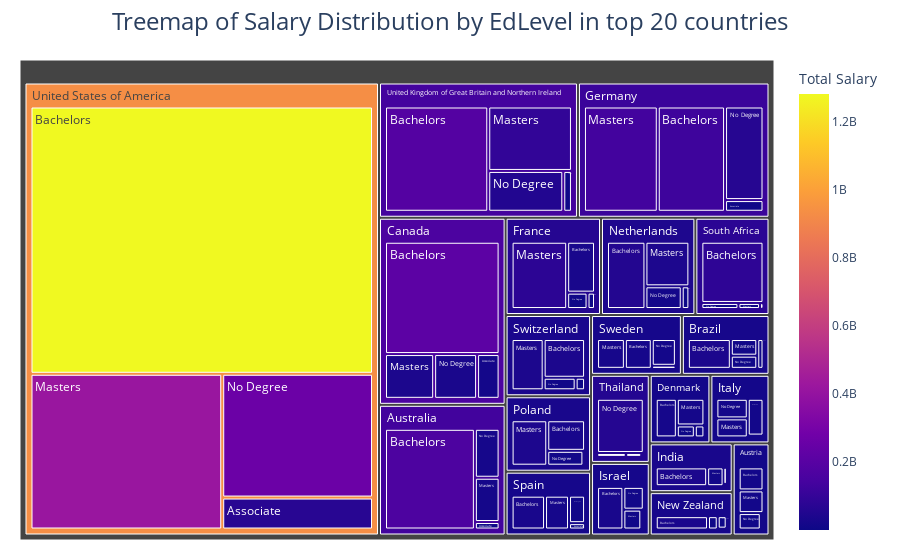

The code cell stored with this chart in its notebook:
### Code cell
plot_salary_treemap(df2023, 'EdLevel')

### Figure 1 — Plotly figure (JSON) as saved in the notebook; plotly's stock layout.template omitted (floating-point values rounded to 4 significant figures)
{"data": [{"branchvalues": "total", "customdata": [[3345496], [1260846], [5435515], [16747772], [3205711], [2554147], [7791030], [219339], [1315281], [804632], [3632888], [375140], [606403], [455916], [2824551], [2146314], [2744318], [219113], [6112578], [67471223], [163945469], [15884686], [37587459], [213924840], [22762511], [29618694], [122677284], [37014370], [30346899], [16308762], [54091196], [33447931], [28170046], [82901827], [31365779], [23405594], [37373082], [2717165], [187798959], [1282150415], [19833068], [15641876], [12955186], [36572932], [20559245], [78098900], [134570769], [11828413], [9633405], [16795294], [40958555], [6231189], [39545709], [2850772], [22487069], [24232738], [38310295], [1453631], [93197815], [418100000.0], [21915910], [10063942], [10231550], [31952162], [6020366], [6975174], [62317109], [2021743], [12554680], [17293722], [17262356], [5352547], [13126607], [4888602], [12215618], [18858759], [9322848], [60925413], [52932736], [261338708], [132800000.0], [14000000.0], [25900000.0], [161800000.0], [18790000.0], [59970000.0], [113300000.0], [29640000.0], [21780000.0], [16560000.0], [42390000.0], [26130000.0], [31060000.0], [75800000.0], [23900000.0], [21780000.0], [33720000.0], [56980000.0], [137600000.0], [932200000.0]], "domain": {"x": [0, 1], "y": [0, 1]}, "hovertemplate": "labels=%{label}<br>SalaryUSD_sum=%{value}<br>parent=%{parent}<br>id=%{id}<br>Total Salary=%{color}<extra></extra>", "ids": ["Australia/Associate", "Austria/Associate", "Brazil/Associate", "Canada/Associate", "Denmark/Associate", "France/Associate", "Germany/Associate", "India/Associate", "Israel/Associate", "Italy/Associate", "Netherlands/Associate", "New Zealand/Associate", "Poland/Associate", "South Africa/Associate", "Spain/Associate", "Sweden/Associate", "Switzerland/Associate", "Thailand/Associate", "United Kingdom of Great Britain and Northern Ireland/Associate", "United States of America/Associate", "Australia/Bachelors", "Austria/Bachelors", "Brazil/Bachelors", "Canada/Bachelors", "Denmark/Bachelors", "France/Bachelors", "Germany/Bachelors", "India/Bachelors", "Israel/Bachelors", "Italy/Bachelors", "Netherlands/Bachelors", "New Zealand/Bachelors", "Poland/Bachelors", "South Africa/Bachelors", "Spain/Bachelors", "Sweden/Bachelors", "Switzerland/Bachelors", "Thailand/Bachelors", "United Kingdom of Great Britain and Northern Ireland/Bachelors", "United States of America/Bachelors", "Australia/Masters", "Austria/Masters", "Brazil/Masters", "Canada/Masters", "Denmark/Masters", "France/Masters", "Germany/Masters", "India/Masters", "Israel/Masters", "Italy/Masters", "Netherlands/Masters", "New Zealand/Masters", "Poland/Masters", "South Africa/Masters", "Spain/Masters", "Sweden/Masters", "Switzerland/Masters", "Thailand/Masters", "United Kingdom of Great Britain and Northern Ireland/Masters", "United States of America/Masters", "Australia/No Degree", "Austria/No Degree", "Brazil/No Degree", "Canada/No Degree", "Denmark/No Degree", "France/No Degree", "Germany/No Degree", "India/No Degree", "Israel/No Degree", "Italy/No Degree", "Netherlands/No Degree", "New Zealand/No Degree", "Poland/No Degree", "South Africa/No Degree", "Spain/No Degree", "Sweden/No Degree", "Switzerland/No Degree", "Thailand/No Degree", "United Kingdom of Great Britain and Northern Ireland/No Degree", "United States of America/No Degree", "Australia", "Austria", "Brazil", "Canada", "Denmark", "France", "Germany", "India", "Israel", "Italy", "Netherlands", "New Zealand", "Poland", "South Africa", "Spain", "Sweden", "Switzerland", "Thailand", "United Kingdom of Great Britain and Northern Ireland", "United States of America"], "labels": ["Associate", "Associate", "Associate", "Associate", "Associate", "Associate", "Associate", "Associate", "Associate", "Associate", "Associate", "Associate", "Associate", "Associate", "Associate", "Associate", "Associate", "Associate", "Associate", "Associate", "Bachelors", "Bachelors", "Bachelors", "Bachelors", "Bachelors", "Bachelors", "Bachelors", "Bachelors", "Bachelors", "Bachelors", "Bachelors", "Bachelors", "Bachelors", "Bachelors", "Bachelors", "Bachelors", "Bachelors", "Bachelors", "Bachelors", "Bachelors", "Masters", "Masters", "Masters", "Masters", "Masters", "Masters", "Masters", "Masters", "Masters", "Masters", "Masters", "Masters", "Masters", "Masters", "Masters", "Masters", "Masters", "Masters", "Masters", "Masters", "No Degree", "No Degree", "No Degree", "No Degree", "No Degree", "No Degree", "No Degree", "No Degree", "No Degree", "No Degree", "No Degree", "No Degree", "No Degree", "No Degree", "No Degree", "No Degree", "No Degree", "No Degree", "No Degree", "No Degree", "Australia", "Austria", "Brazil", "Canada", "Denmark", "France", "Germany", "India", "Israel", "Italy", "Netherlands", "New Zealand", "Poland", "South Africa", "Spain", "Sweden", "Switzerland", "Thailand", "United Kingdom of Great Britain and Northern Ireland", "United States of America"], "marker": {"coloraxis": "coloraxis", "colors": [3345496, 1260846, 5435515, 16747772, 3205711, 2554147, 7791030, 219339, 1315281, 804632, 3632888, 375140, 606403, 455916, 2824551, 2146314, 2744318, 219113, 6112578, 67471223, 163945469, 15884686, 37587459, 213924840, 22762511, 29618694, 122677284, 37014370, 30346899, 16308762, 54091196, 33447931, 28170046, 82901827, 31365779, 23405594, 37373082, 2717165, 187798959, 1282150415, 19833068, 15641876, 12955186, 36572932, 20559245, 78098900, 134570769, 11828413, 9633405, 16795294, 40958555, 6231189, 39545709, 2850772, 22487069, 24232738, 38310295, 1453631, 93197815, 418100000.0, 21915910, 10063942, 10231550, 31952162, 6020366, 6975174, 62317109, 2021743, 12554680, 17293722, 17262356, 5352547, 13126607, 4888602, 12215618, 18858759, 9322848, 60925413, 52932736, 261338708, 132800000.0, 14000000.0, 25900000.0, 161800000.0, 18790000.0, 59970000.0, 113300000.0, 29640000.0, 21780000.0, 16560000.0, 42390000.0, 26130000.0, 31060000.0, 75800000.0, 23900000.0, 21780000.0, 33720000.0, 56980000.0, 137600000.0, 932200000.0]}, "name": "", "parents": ["Australia", "Austria", "Brazil", "Canada", "Denmark", "France", "Germany", "India", "Israel", "Italy", "Netherlands", "New Zealand", "Poland", "South Africa", "Spain", "Sweden", "Switzerland", "Thailand", "United Kingdom of Great Britain and Northern Ireland", "United States of America", "Australia", "Austria", "Brazil", "Canada", "Denmark", "France", "Germany", "India", "Israel", "Italy", "Netherlands", "New Zealand", "Poland", "South Africa", "Spain", "Sweden", "Switzerland", "Thailand", "United Kingdom of Great Britain and Northern Ireland", "United States of America", "Australia", "Austria", "Brazil", "Canada", "Denmark", "France", "Germany", "India", "Israel", "Italy", "Netherlands", "New Zealand", "Poland", "South Africa", "Spain", "Sweden", "Switzerland", "Thailand", "United Kingdom of Great Britain and Northern Ireland", "United States of America", "Australia", "Austria", "Brazil", "Canada", "Denmark", "France", "Germany", "India", "Israel", "Italy", "Netherlands", "New Zealand", "Poland", "South Africa", "Spain", "Sweden", "Switzerland", "Thailand", "United Kingdom of Great Britain and Northern Ireland", "United States of America", "", "", "", "", "", "", "", "", "", "", "", "", "", "", "", "", "", "", "", ""], "type": "treemap", "values": [3345496, 1260846, 5435515, 16747772, 3205711, 2554147, 7791030, 219339, 1315281, 804632, 3632888, 375140, 606403, 455916, 2824551, 2146314, 2744318, 219113, 6112578, 67471223, 163945469, 15884686, 37587459, 213924840, 22762511, 29618694, 122677284, 37014370, 30346899, 16308762, 54091196, 33447931, 28170046, 82901827, 31365779, 23405594, 37373082, 2717165, 187798959, 1282150415, 19833068, 15641876, 12955186, 36572932, 20559245, 78098900, 134570769, 11828413, 9633405, 16795294, 40958555, 6231189, 39545709, 2850772, 22487069, 24232738, 38310295, 1453631, 93197815, 418123897, 21915910, 10063942, 10231550, 31952162, 6020366, 6975174, 62317109, 2021743, 12554680, 17293722, 17262356, 5352547, 13126607, 4888602, 12215618, 18858759, 9322848, 60925413, 52932736, 261338708, 209039943, 42851350, 66209710, 299197706, 52547833, 117246915, 327356192, 51083865, 53850265, 51202410, 115944995, 45406807, 81448765, 91097117, 68893017, 68643405, 87750543, 65315322, 340042088, 2029084243]}], "layout": {"coloraxis": {"colorbar": {"title": {"text": "Total Salary"}}, "colorscale": [[0, "#0d0887"], [0.1111, "#46039f"], [0.2222, "#7201a8"], [0.3333, "#9c179e"], [0.4444, "#bd3786"], [0.5556, "#d8576b"], [0.6667, "#ed7953"], [0.7778, "#fb9f3a"], [0.8889, "#fdca26"], [1, "#f0f921"]]}, "legend": {"tracegroupgap": 0}, "margin": {"b": 20, "l": 20, "r": 20, "t": 60}, "title": {"font": {"size": 24}, "text": "Treemap of Salary Distribution by EdLevel in top 20 countries", "x": 0.5}}}
